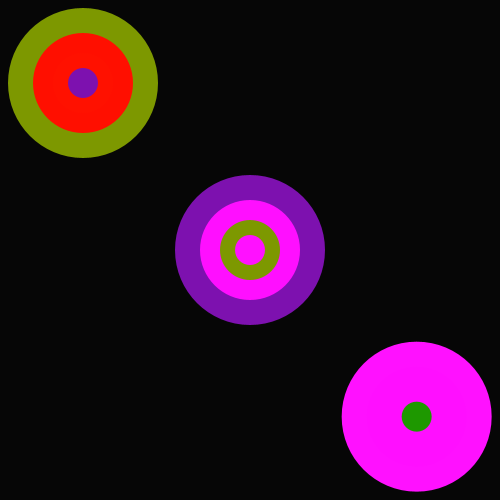
Frame 1 (no input)
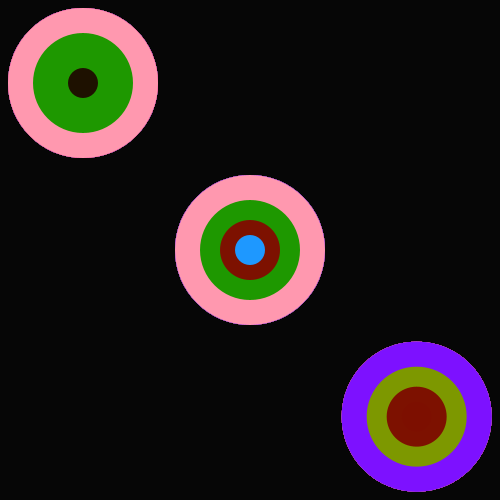
Frame 60 (the mouse pressed at the canvas centre just before this capture)
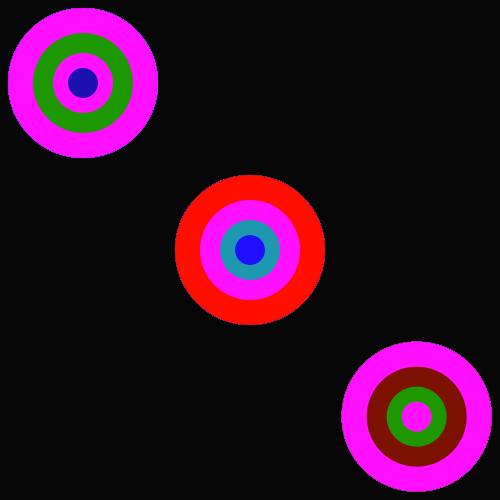
Frame 120 (the mouse held since frame 60 and released just before this capture)

The Processing sketch that drew these frames (run headless with seeded random() and noise(); from frame 60 on, the mouse is pressed at the canvas centre):

// Processing sketch: processing_136645
// ── processing_136645.pde

float [] red = {255,125,30};
float[]grn = {17,152,15};
float [] blu = {255,0,175};


void setup (){
  size(500,500);
  noStroke();
  frameRate(15);
  background(6,6,6);
}

void draw(){
  fill(red[(int)random(3)],grn[(int)random(3)],blu[(int)random(3)]);
  ellipse(width/2,height/2,150,150);
  fill(red[(int)random(3)],grn[(int)random(3)],blu[(int)random(3)]);
  ellipse(width/2,height/2,100,100);
  fill(red[(int)random(3)],grn[(int)random(3)],blu[(int)random(3)]);
  ellipse(width/2,height/2,60,60);
  fill(red[(int)random(3)],grn[(int)random(3)],blu[(int)random(3)]);
  ellipse(width/2,height/2,30,30);
  
  fill(red[(int)random(3)],grn[(int)random(3)],blu[(int)random(3)]);
  ellipse(width/6,height/6,150,150);
  fill(red[(int)random(3)],grn[(int)random(3)],blu[(int)random(3)]);
  ellipse(width/6,height/6,100,100);
  fill(red[(int)random(3)],grn[(int)random(3)],blu[(int)random(3)]);
  ellipse(width/6,height/6,60,60);
  fill(red[(int)random(3)],grn[(int)random(3)],blu[(int)random(3)]);
  ellipse(width/6,height/6,30,30);
  
   fill(red[(int)random(3)],grn[(int)random(3)],blu[(int)random(3)]);
  ellipse(width/1.2,height/1.2,150,150);
  fill(red[(int)random(3)],grn[(int)random(3)],blu[(int)random(3)]);
  ellipse(width/1.2,height/1.2,100,100);
  fill(red[(int)random(3)],grn[(int)random(3)],blu[(int)random(3)]);
  ellipse(width/1.2,height/1.2,60,60);
  fill(red[(int)random(3)],grn[(int)random(3)],blu[(int)random(3)]);
  ellipse(width/1.2,height/1.2,30,30);
}
